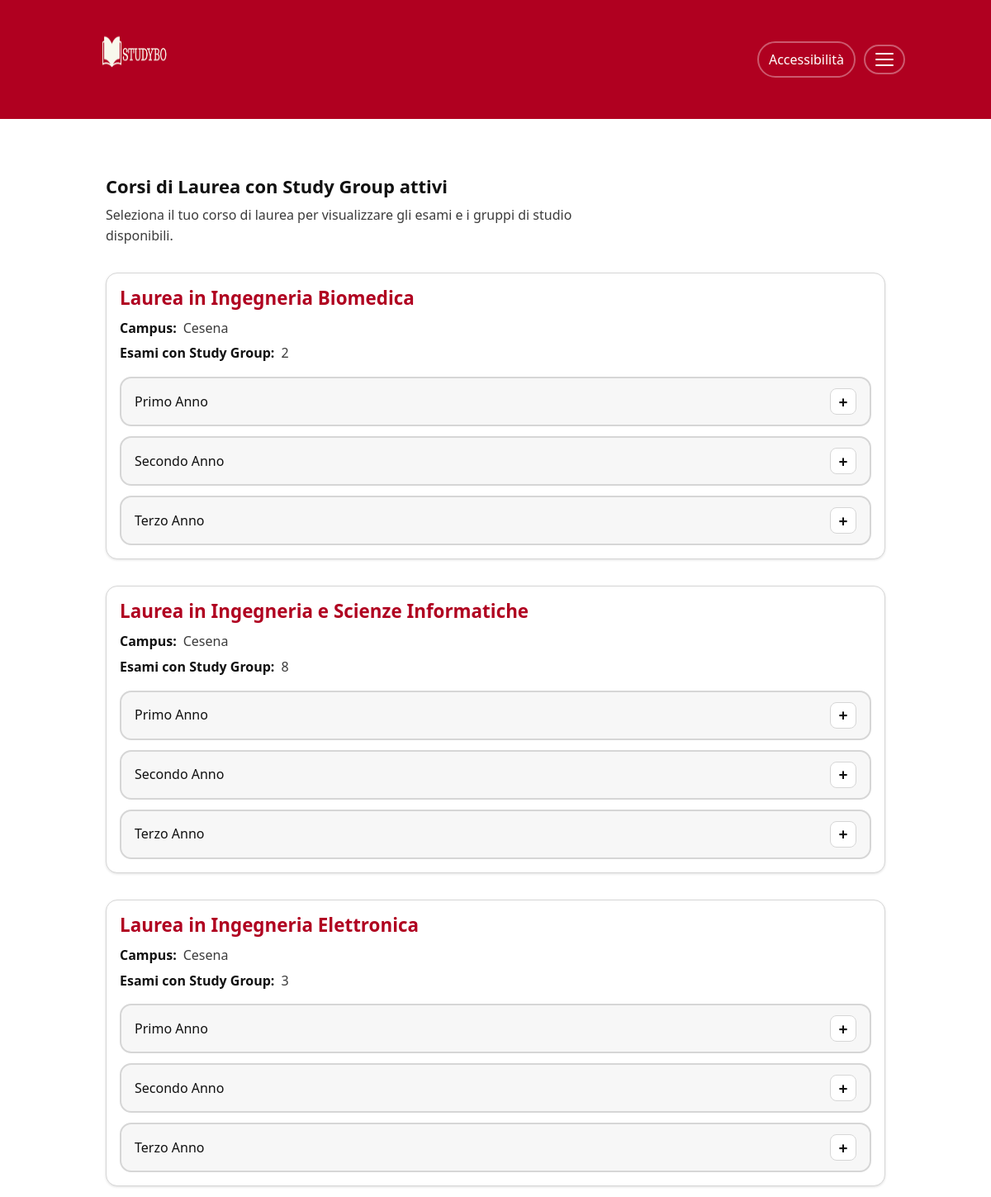
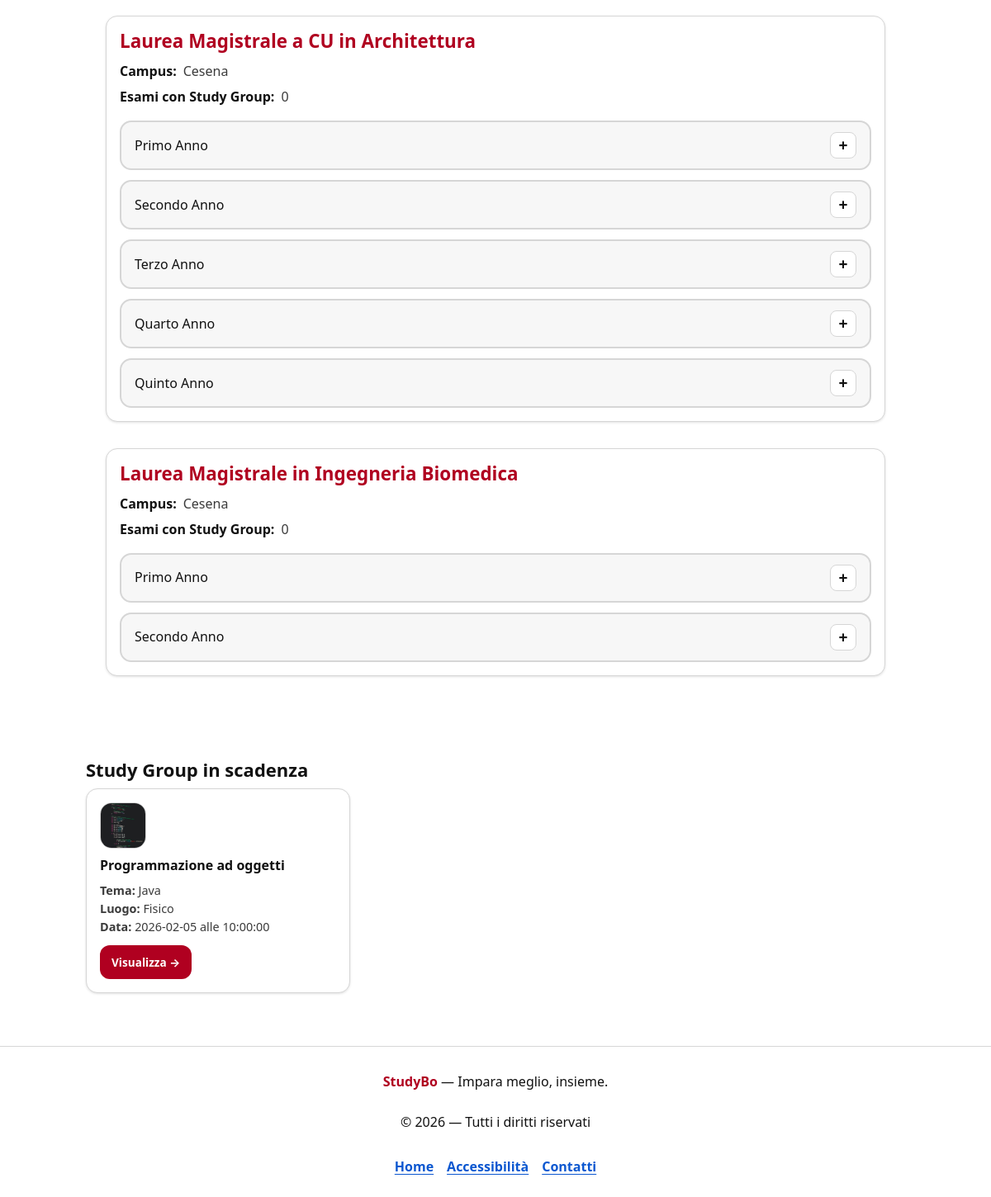
Page /elenco-cdl.php on the committed database (2 pictures, top to bottom).
### tables this page shows
CREATE TABLE `cdl` (
  `idcdl` int(11) NOT NULL,
  `nomecdl` char(200) NOT NULL,
  `sede` char(30) NOT NULL,
  `img` char(100) NOT NULL,
  `durata` int(11) NOT NULL,
  `descrizionecdl` longtext NOT NULL
);

CREATE TABLE `studygroup` (
  `idcdl` int(11) NOT NULL,
  `idesame` int(11) NOT NULL,
  `idstudygroup` int(11) NOT NULL,
  `idlingua` char(5) NOT NULL,
  `tema` char(30) NOT NULL,
  `luogo` char(20) NOT NULL,
  `dettaglioluogo` text NOT NULL,
  `data` date NOT NULL,
  `ora` time NOT NULL,
  `amministratoresg` char(100) NOT NULL
);

CREATE TABLE `esame` (
  `idcdl` int(11) NOT NULL,
  `idesame` int(11) NOT NULL,
  `nomeesame` char(100) NOT NULL,
  `annoesame` int(11) NOT NULL,
  `imgesame` char(100) NOT NULL,
  `principale` tinyint(1) NOT NULL
);

### elenco-cdl.php (called while the page is built)
<?php
require_once 'bootstrap.php';
$templateParams["titolo"] = "StudyBo - Elenco Corsi di Laurea";
$templateParams["nome"] = "elenco-cdl.php";
$templateParams["cdl"] = $dbh->getCdl();
$templateParams["esami"] = $dbh->getEsami();
$templateParams["studygroupscadenza"] = $dbh->getStGrScad();
$templateParams["numstudygr"] = $dbh->getStGrAtt();
if(isset($_SESSION["username"])){
    $templateParams["amministratore"] = $dbh->isAdmin($_SESSION["username"])[0]["amministratore"];
    $templateParams["nomeutente"] = $dbh->getNameUser($_SESSION["username"])[0]["nome"];
} else {
    $templateParams["amministratore"] = 9;
    $templateParams["nomeutente"] = "";
}
require 'template/base.php';
?>

### db/DatabaseHelper.php (called while the page is built, shortened)
<?php
class DatabaseHelper {
    private $db;
    public function __construct($servername, $username, $password, $dbname, $port){
        $this->db = new mysqli($servername, $username, $password, $dbname, $port);
    }
    public function getAllCdl(){ return $this->db->query("SELECT * FROM cdl ORDER BY nomecdl")->fetch_all(MYSQLI_ASSOC); }
    public function getStGrScad(){
        return $this->db->query("SELECT S.*, E.nomeesame, E.imgesame FROM studygroup S JOIN esame E ON S.idesame = E.idesame WHERE S.data = CURRENT_DATE ORDER BY S.ora")->fetch_all(MYSQLI_ASSOC);
    }
    public function getStGrAtt(){
        return $this->db->query("SELECT idcdl, idesame FROM studygroup WHERE data >= CURRENT_DATE GROUP BY idcdl, idesame")->fetch_all(MYSQLI_ASSOC);
    }
    public function getCdl(){
        return $this->getAllCdl();
    }
    public function getEsami(){
        $query = "SELECT
                    E.idcdl, E.idesame, E.nomeesame, E.imgesame, E.annoesame,
                    IFNULL(S.sgattivi, 0) AS sgattivi
                FROM esame E
                LEFT JOIN (
                    SELECT idcdl, idesame, COUNT(*) AS sgattivi
                    FROM studygroup
                    WHERE data >= CURRENT_DATE
                    GROUP BY idcdl, idesame
                ) S ON (E.idcdl = S.idcdl AND E.idesame = S.idesame)
                GROUP BY E.idcdl, E.idesame, E.nomeesame, E.annoesame, E.imgesame";
        $stmt = $this->db->prepare($query);
        $stmt->execute();
        return $stmt->get_result()->fetch_all(MYSQLI_ASSOC);
    }
}
?>

### bootstrap.php (called while the page is built, shortened)
<?php
require_once 'db/DatabaseHelper.php';
require_once("utils/functions.php");
$dbh = new DatabaseHelper(DB_HOST, DB_USER, DB_PASS, DB_NAME, DB_PORT);
?>

### utils/functions.php (called while the page is built, shortened)
<?php
function e($string) {
    return htmlspecialchars((string)$string, ENT_QUOTES, 'UTF-8');
}
?>

### template/elenco-cdl.php (the view, shortened to what this page needs)
<?php
    require_once 'header.php';
?>
<main class="pagina">
    <header class="section-head">
        <h2>Corsi di Laurea con Study Group attivi</h2>
        <p class="section-hint">Seleziona il tuo corso di laurea per visualizzare gli esami e i gruppi di studio disponibili.</p>
    </header>
    <section class="el-cdl">
        <?php foreach ($templateParams["cdl"] as $cdl) : ?>
            <article class="sezione">
                <div class="card-corso">
                    <div class="card-text">
                        <h3 class="card-title">
                            <?php echo $cdl["nomecdl"]; ?>
                        </h3>
                        <div class="card-dl">
                            <div><dt>Campus:</dt> <dd><?php echo $cdl["sede"]; ?></dd></div>
                            <div><dt>Esami con Study Group:</dt> <dd>
                                <?php
                                $e = 0;
                                foreach ($templateParams["numstudygr"] as $esamistgr) {
                                    if ($esamistgr["idcdl"] == $cdl["idcdl"]) $e++;
                                }
                                echo $e;
                                ?>
                            </dd></div>
                        </div>
                    </div>
                    <div class="anni-cdl">
                        <?php for ($i = 1; $i <= $cdl["durata"]; $i++) : ?>
                            <div class="anno-box">
                                <div class="anno-header"
                                     id="header-<?php echo $i . $cdl["idcdl"]; ?>"
                                     onclick="toggleAnno('<?php echo $i . $cdl['idcdl']; ?>')">
                                    <span>
                                        <?php
                                        $label = ["", "Primo", "Secondo", "Terzo", "Quarto", "Quinto"];
                                        echo $label[$i] ?? $i . "°";
                                        ?> Anno
                                    </span>
                                    <span class="anno-arrow">+</span>
                                </div>
                            </div>
                        <?php endfor; ?>
                    </div>
                </div>
            </article>
        <?php endforeach; ?>
    </section>
</main>

### template/base.php (shortened to what this page needs)
<!DOCTYPE html>
<html lang="it">
<head>
    <link rel="stylesheet" href="style.css?v=1.1"/>
    </head>
<body onload="typeof checkNotifica === 'function' && checkNotifica()">
    <?php include __DIR__ . '/../header.php'; ?>
    <main class="pagina" id="contenuto">
        <?php
        if (isset($templateParams["nome"])) {
            $view = __DIR__ . '/' . ltrim($templateParams["nome"], '/\\');
            require $view;
        }
        ?>
        <?php if(isset($templateParams["studygroupscadenza"]) && !empty($templateParams["studygroupscadenza"])): ?>
        <section class="sezione" aria-labelledby="scadenze-sidebar-title">
            <div class="section-head">
                <h2 id="scadenze-sidebar-title">Study Group in scadenza</h2>
            </div>
            <div class="griglia-corsi">
                <?php foreach($templateParams["studygroupscadenza"] as $cardstudygr): ?>
                    <article class="card-corso">
                        <div class="card-icon">
                            <img src="img/esami/<?php echo $cardstudygr["imgesame"]; ?>" alt="">
                        </div>
                        <h3 class="card-title"><?php echo e($cardstudygr["nomeesame"]); ?></h3>
                        <ul class="card-meta">
                            <li><strong>Tema:</strong> <?php echo e($cardstudygr["tema"]); ?></li>
                            <li><strong>Luogo:</strong> <?php echo e($cardstudygr["luogo"]); ?></li>
                            <li><strong>Data:</strong> <?php echo e($cardstudygr["data"]); ?> alle <?php echo e($cardstudygr["ora"]); ?></li>
                        </ul>
                        <a class="btn-primary btn-small" href="studygroup.php?idcdl=<?php echo $cardstudygr["idcdl"]; ?>&idesame=<?php echo $cardstudygr["idesame"]; ?>&idstudygroup=<?php echo $cardstudygr["idstudygroup"]; ?>">Visualizza →</a>
                    </article>
                <?php endforeach; ?>
            </div>
        </section>
        <?php endif; ?>
    </main>
    <?php include __DIR__ . '/../footer.php'; ?>
</body>
</html>

### style.css (style rules this page uses)
:root { --bg: #ffffff; --text: #111111; --muted: #3b3b3b; --border: #d6d6d6; --surface: #ffffff; --surface-2: #fafafa; --light-gray: #f7f7f7; --brand-dark: #8b0018; --text-main: var(--text); --text-muted: var(--muted); --bg-white: var(--bg); --footer-bg: var(--bg); --brand: #B00020; --brand-contrast: #ffffff; --link: #0b57d0; --radius: 14px; --shadow: 0 1px 3px rgba(0,0,0,.12); --maxw: 1040px; --font: system-ui, -apple-system, Segoe UI, Roboto, Arial, sans-serif; --font-scale: 1; --space-1: 8px; --space-2: 12px; --space-3: 16px; --space-4: 24px; --space-5: 32px; }
* { box-sizing: border-box; }
html { font-size: calc(16px * var(--font-scale)); font-family: var(--font); color: var(--text); background: var(--bg); }
body { margin: 0; line-height: 1.55; }
img { max-width: 100%; height: auto; display: block; }
.pagina { max-width: var(--maxw); margin: 0 auto; padding: var(--space-5) var(--space-4); }
.btn-primary { background: var(--brand); color: var(--brand-contrast); border: 2px solid transparent; border-radius: 12px; padding: 12px 14px; cursor: pointer; font-weight: 700; text-decoration: none; display: inline-block; }
.btn-small { display: inline-block; padding: 10px 12px; text-decoration: none; }
.sezione { margin-top: var(--space-5); }
.section-head h2 { margin: 0 0 6px 0; font-size: 22px; }
.section-hint { margin: 0 0 var(--space-3) 0; color: var(--muted); max-width: 70ch; }
.griglia-corsi { display: grid; grid-template-columns: repeat(3, minmax(0, 1fr)); gap: var(--space-3); }
.card-corso, .card-scadenza { border: 1px solid var(--border); border-radius: var(--radius); box-shadow: var(--shadow); background: #fff; padding: var(--space-3); overflow: hidden; }
.card-icon { width: 56px; height: 56px; border-radius: 14px; border: 1px solid var(--border); overflow: hidden; margin-bottom: 10px; }
.card-icon img { width: 100%; height: 100%; object-fit: cover; }
.card-title { margin: 0 0 6px 0; font-size: 16px; line-height: 1.25; }
.card-meta { margin: 0 0 4px 0; color: var(--muted); }
.card-dl { margin: 10px 0; display: grid; gap: 6px; color: var(--muted); }
.card-dl dt { font-weight: 700; display: inline; color: var(--text); }
.card-dl dd { display: inline; margin: 0; }
.card-dl > div { display: flex; gap: 8px; align-items: baseline; }
.anno-header { display: flex; align-items: center; justify-content: space-between; padding: var(--space-2) var(--space-3); background: #f7f7f7; border: 2px solid var(--border); border-radius: var(--radius); cursor: pointer ; user-select: none; transition: all 0.2s ease; margin-top: var(--space-2); }
.anno-arrow { display: inline-flex; align-items: center; justify-content: center; width: 32px; height: 32px; background-color: var(--bg); border: 1px solid var(--border); border-radius: 8px; color: var(--text); font-size: 1.2rem; font-weight: bold; line-height: 1; transition: all 0.2s ease; margin-left: auto; flex-shrink: 0; cursor: pointer ; }
.card-meta { margin: 10px 0; font-size: 0.9rem; color: var(--muted); }
ul.card-meta, ol.card-meta { list-style: none; padding: 0; }
.btn-small { padding: 8px 12px; font-size: 0.85rem; }
.el-cdl .sezione { margin-bottom: var(--space-5); }
.el-cdl .card-title { font-size: 1.4rem; color: var(--brand); margin-top: 0; }
.el-cdl .anni-cdl { margin-top: var(--space-3); }

### rows in the picture
cdl: nomecdl "Laurea in Ingegneria Biomedica", sede "Cesena", e "2", i "Primo", i "Secondo", i "Terzo"
cdl: nomecdl "Laurea in Ingegneria e Scienze Informatiche", sede "Cesena", e "8", i "Primo", i "Secondo", i "Terzo"
cdl: nomecdl "Laurea in Ingegneria Elettronica", sede "Cesena", e "3", i "Primo", i "Secondo", i "Terzo"
cdl: nomecdl "Laurea Magistrale a CU in Architettura", sede "Cesena", e "0", i "Primo", i "Secondo", i "Terzo", i "Quarto", i "Quinto"
cdl: nomecdl "Laurea Magistrale in Ingegneria Biomedica", sede "Cesena", e "0", i "Primo", i "Secondo"
studygroup: esame.imgesame (picture), esame.nomeesame "Programmazione ad oggetti", tema "Java", luogo "Fisico", data "2026-02-05", ora "10:00:00"
